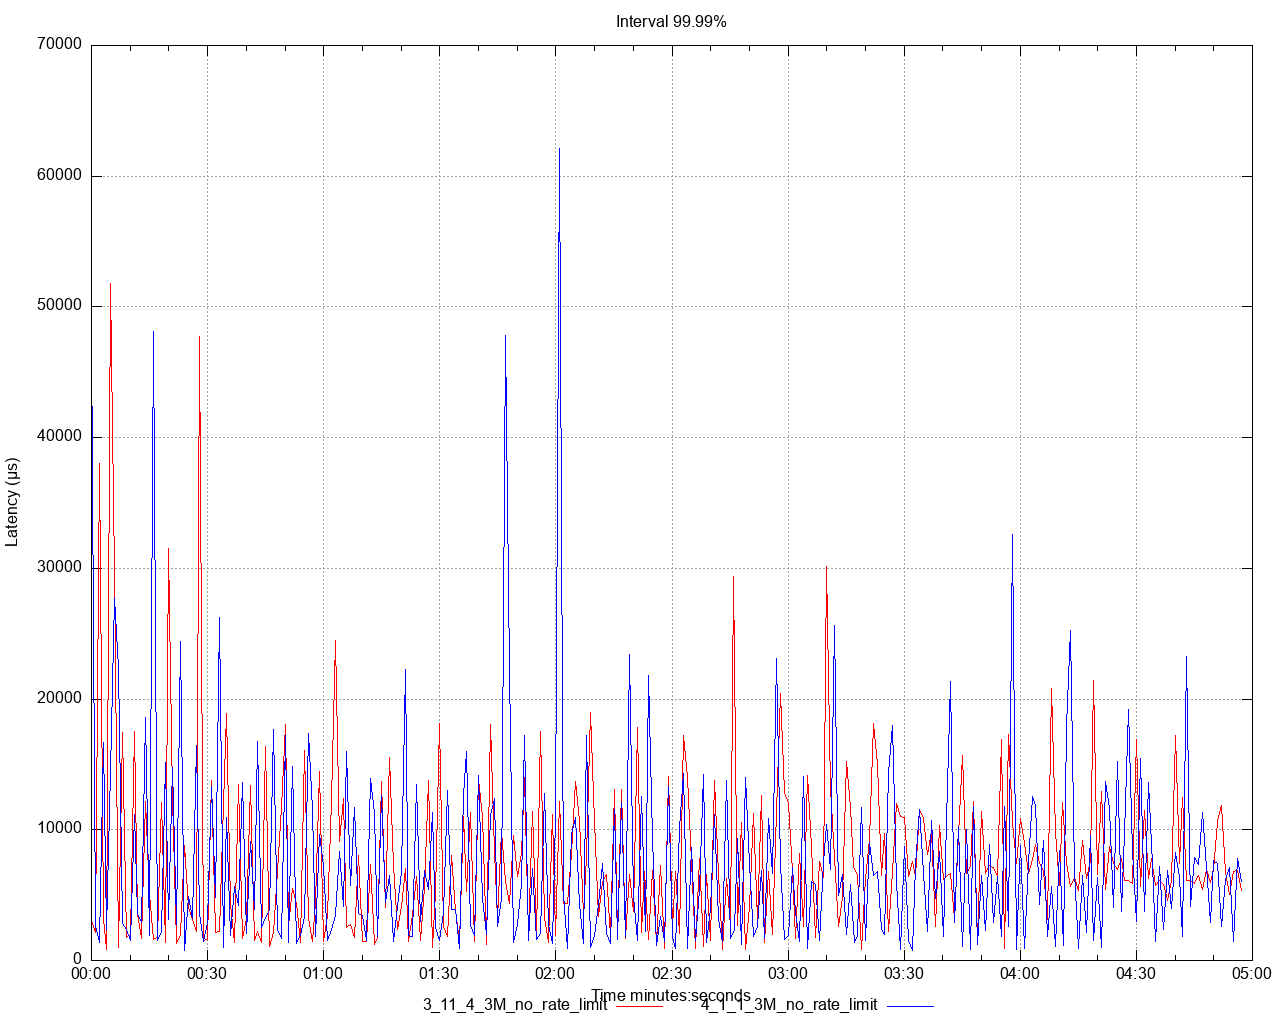

This chart was generated by the following gnuplot code:
set title 'Interval 99.99%' noenhanced
set style data lines
set datafile separator ","
set terminal png size 1280,1024
set grid
set key below
set xdata time
set timefmt "%s"
offset = 0
t0(x)=(offset=($0==0) ? x : offset, x - offset)
set xlabel 'Time minutes:seconds'
set ylabel 'Latency (μs)'
set output '/Users/ahmet.mircik/simulator/tests/report_3M_no_rate_limit/latency/latency_interval_9999_get.png'
plot \
   '/Users/ahmet.mircik/simulator/tests/report_3M_no_rate_limit/data/latency_interval_9999_get_1.data' using (t0(timecolumn(1))):2 title "3_11_4_3M_no_rate_limit" noenhanced lt rgb "red", \
   '/Users/ahmet.mircik/simulator/tests/report_3M_no_rate_limit/data/latency_interval_9999_get_2.data' using (t0(timecolumn(1))):2 title "4_1_1_3M_no_rate_limit" noenhanced lt rgb "blue", \
